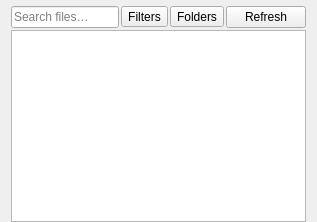
           <widget class="QWidget" name="dataTab">
            <attribute name="title">
             <string>Data</string>
            </attribute>
            <layout class="QVBoxLayout" name="verticalLayout_5">
             <property name="spacing">
              <number>2</number>
             </property>
             <property name="topMargin">
              <number>6</number>
             </property>
             <property name="bottomMargin">
              <number>0</number>
             </property>
             <item>
              <layout class="QHBoxLayout" name="dataControls" stretch="1,0,0,0">
               <item>
                <widget class="QLineEdit" name="dataTabFilter">
                 <property name="placeholderText"><string>Search files…</string></property>
                 <property name="accessibleName"><string>Search files</string></property>
                 <property name="toolTip"><string>Search the files visible to the game.</string></property>
                 <property name="clearButtonEnabled"><bool>true</bool></property>
                </widget>
               </item>
               <item>
                <widget class="QToolButton" name="dataFiltersButton">
                 <property name="text"><string>Filters</string></property>
                 <property name="toolTip"><string>Choose which files appear in the Data tab.</string></property>
                 <property name="popupMode"><enum>QToolButton::InstantPopup</enum></property>
                 <property name="toolButtonStyle"><enum>Qt::ToolButtonTextOnly</enum></property>
                </widget>
               </item>
               <item>
                <widget class="QToolButton" name="dataFoldersButton">
                 <property name="text"><string>Folders</string></property>
                 <property name="toolTip"><string>Browse the virtual game folders in your file manager.</string></property>
                 <property name="popupMode"><enum>QToolButton::InstantPopup</enum></property>
                 <property name="toolButtonStyle"><enum>Qt::ToolButtonTextOnly</enum></property>
                </widget>
               </item>
               <item>
                <widget class="QPushButton" name="dataTabRefresh">
                 <property name="text"><string>Refresh</string></property>
                 <property name="toolTip"><string>Refresh the data structure.</string></property>
                </widget>
               </item>
              </layout>
             </item>
             <item>
              <layout class="QHBoxLayout" name="horizontalLayout_2">
               <item>
                <widget class="QTreeView" name="dataTree">
                 <property name="contextMenuPolicy">
                  <enum>Qt::CustomContextMenu</enum>
                 </property>
                 <property name="whatsThis">
                  <string>This is an overview of your data directory as visible to the game (and tools). </string>
                 </property>
                 <property name="alternatingRowColors">
                  <bool>true</bool>
                 </property>
                 <property name="selectionMode">
                  <enum>QAbstractItemView::ExtendedSelection</enum>
                 </property>
                 <property name="uniformRowHeights">
                  <bool>true</bool>
                 </property>
                 <property name="sortingEnabled">
                  <bool>true</bool>
                 </property>
                </widget>
               </item>
              </layout>
             </item>
            </layout>
           </widget>
